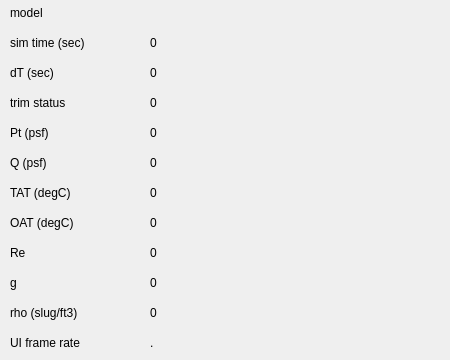
    <widget class="QWidget" name="tab_5">
     <attribute name="title">
      <string>Sim</string>
     </attribute>
     <widget class="QLabel" name="dataLabel_91">
      <property name="geometry">
       <rect>
        <x>150</x>
        <y>184</y>
        <width>71</width>
        <height>17</height>
       </rect>
      </property>
      <property name="text">
       <string>0</string>
      </property>
     </widget>
     <widget class="QLabel" name="dataLabel_94">
      <property name="geometry">
       <rect>
        <x>150</x>
        <y>274</y>
        <width>81</width>
        <height>17</height>
       </rect>
      </property>
      <property name="text">
       <string>0</string>
      </property>
     </widget>
     <widget class="QLabel" name="outputlabel_49">
      <property name="geometry">
       <rect>
        <x>10</x>
        <y>274</y>
        <width>111</width>
        <height>17</height>
       </rect>
      </property>
      <property name="text">
       <string>g</string>
      </property>
     </widget>
     <widget class="QLabel" name="outputlabel_50">
      <property name="geometry">
       <rect>
        <x>10</x>
        <y>94</y>
        <width>111</width>
        <height>17</height>
       </rect>
      </property>
      <property name="text">
       <string>trim status</string>
      </property>
     </widget>
     <widget class="QLabel" name="dataLabel_95">
      <property name="geometry">
       <rect>
        <x>150</x>
        <y>304</y>
        <width>121</width>
        <height>17</height>
       </rect>
      </property>
      <property name="text">
       <string>0</string>
      </property>
     </widget>
     <widget class="QLabel" name="dataLabel_86">
      <property name="geometry">
       <rect>
        <x>150</x>
        <y>34</y>
        <width>81</width>
        <height>17</height>
       </rect>
      </property>
      <property name="text">
       <string>0</string>
      </property>
     </widget>
     <widget class="QLabel" name="outputlabel_51">
      <property name="geometry">
       <rect>
        <x>10</x>
        <y>4</y>
        <width>111</width>
        <height>17</height>
       </rect>
      </property>
      <property name="text">
       <string>model</string>
      </property>
     </widget>
     <widget class="QLabel" name="outputlabel_52">
      <property name="geometry">
       <rect>
        <x>10</x>
        <y>124</y>
        <width>111</width>
        <height>17</height>
       </rect>
      </property>
      <property name="text">
       <string>Pt (psf)</string>
      </property>
     </widget>
     <widget class="QLabel" name="outputlabel_53">
      <property name="geometry">
       <rect>
        <x>10</x>
        <y>184</y>
        <width>111</width>
        <height>17</height>
       </rect>
      </property>
      <property name="text">
       <string>TAT (degC)</string>
      </property>
     </widget>
     <widget class="QLabel" name="outputlabel_54">
      <property name="geometry">
       <rect>
        <x>10</x>
        <y>304</y>
        <width>111</width>
        <height>17</height>
       </rect>
      </property>
      <property name="text">
       <string>rho (slug/ft3)</string>
      </property>
     </widget>
     <widget class="QLabel" name="outputlabel_55">
      <property name="geometry">
       <rect>
        <x>10</x>
        <y>154</y>
        <width>111</width>
        <height>17</height>
       </rect>
      </property>
      <property name="text">
       <string>Q (psf)</string>
      </property>
     </widget>
     <widget class="QLabel" name="dataLabel_90">
      <property name="geometry">
       <rect>
        <x>150</x>
        <y>154</y>
        <width>121</width>
        <height>17</height>
       </rect>
      </property>
      <property name="text">
       <string>0</string>
      </property>
     </widget>
     <widget class="QLabel" name="dataLabel_89">
      <property name="geometry">
       <rect>
        <x>150</x>
        <y>124</y>
        <width>121</width>
        <height>17</height>
       </rect>
      </property>
      <property name="text">
       <string>0</string>
      </property>
     </widget>
     <widget class="QLabel" name="outputlabel_56">
      <property name="geometry">
       <rect>
        <x>10</x>
        <y>64</y>
        <width>111</width>
        <height>17</height>
       </rect>
      </property>
      <property name="text">
       <string>dT (sec)</string>
      </property>
     </widget>
     <widget class="QLabel" name="outputlabel_57">
      <property name="geometry">
       <rect>
        <x>10</x>
        <y>244</y>
        <width>111</width>
        <height>17</height>
       </rect>
      </property>
      <property name="text">
       <string>Re</string>
      </property>
     </widget>
     <widget class="QLabel" name="outputlabel_58">
      <property name="geometry">
       <rect>
        <x>10</x>
        <y>34</y>
        <width>111</width>
        <height>17</height>
       </rect>
      </property>
      <property name="text">
       <string>sim time (sec)</string>
      </property>
     </widget>
     <widget class="QLabel" name="dataLabel_92">
      <property name="geometry">
       <rect>
        <x>150</x>
        <y>214</y>
        <width>81</width>
        <height>17</height>
       </rect>
      </property>
      <property name="text">
       <string>0</string>
      </property>
     </widget>
     <widget class="QLabel" name="dataLabel_93">
      <property name="geometry">
       <rect>
        <x>150</x>
        <y>244</y>
        <width>151</width>
        <height>17</height>
       </rect>
      </property>
      <property name="text">
       <string>0</string>
      </property>
     </widget>
     <widget class="QLabel" name="dataLabel_96">
      <property name="geometry">
       <rect>
        <x>150</x>
        <y>334</y>
        <width>121</width>
        <height>17</height>
       </rect>
      </property>
      <property name="text">
       <string>.</string>
      </property>
     </widget>
     <widget class="QLabel" name="dataLabel_85">
      <property name="geometry">
       <rect>
        <x>150</x>
        <y>4</y>
        <width>291</width>
        <height>17</height>
       </rect>
      </property>
      <property name="text">
       <string/>
      </property>
     </widget>
     <widget class="QLabel" name="outputlabel_59">
      <property name="geometry">
       <rect>
        <x>10</x>
        <y>214</y>
        <width>101</width>
        <height>17</height>
       </rect>
      </property>
      <property name="text">
       <string>OAT (degC)</string>
      </property>
     </widget>
     <widget class="QLabel" name="outputlabel_60">
      <property name="geometry">
       <rect>
        <x>10</x>
        <y>334</y>
        <width>111</width>
        <height>17</height>
       </rect>
      </property>
      <property name="text">
       <string>UI frame rate</string>
      </property>
     </widget>
     <widget class="QLabel" name="dataLabel_88">
      <property name="geometry">
       <rect>
        <x>150</x>
        <y>94</y>
        <width>31</width>
        <height>17</height>
       </rect>
      </property>
      <property name="text">
       <string>0</string>
      </property>
     </widget>
     <widget class="QLabel" name="dataLabel_87">
      <property name="geometry">
       <rect>
        <x>150</x>
        <y>64</y>
        <width>81</width>
        <height>17</height>
       </rect>
      </property>
      <property name="text">
       <string>0</string>
      </property>
     </widget>
    </widget>
